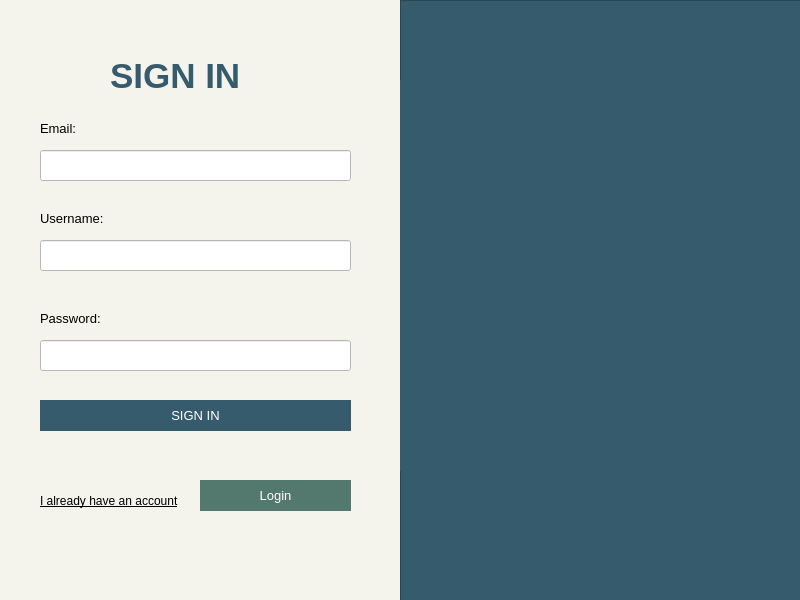
<?xml version="1.0" encoding="UTF-8"?>
<ui version="4.0">
 <class>signUp</class>
 <widget class="QWidget" name="signUp">
  <property name="geometry">
   <rect>
    <x>0</x>
    <y>0</y>
    <width>800</width>
    <height>600</height>
   </rect>
  </property>
  <property name="windowTitle">
   <string>EconoMystique</string>
  </property>
  <property name="windowIcon">
   <iconset>
    <normaloff>img/econologo.png</normaloff>img/econologo.png</iconset>
  </property>
  <property name="styleSheet">
   <string notr="true">background-color: #f4f4ec;
color: black;</string>
  </property>
  <widget class="QLineEdit" name="usernameLine">
   <property name="geometry">
    <rect>
     <x>40</x>
     <y>240</y>
     <width>311</width>
     <height>31</height>
    </rect>
   </property>
   <property name="font">
    <font>
     <pointsize>10</pointsize>
    </font>
   </property>
   <property name="autoFillBackground">
    <bool>false</bool>
   </property>
   <property name="styleSheet">
    <string notr="true">color: black;
background-color: white;</string>
   </property>
   <property name="text">
    <string/>
   </property>
  </widget>
  <widget class="QLineEdit" name="passwordLine">
   <property name="geometry">
    <rect>
     <x>40</x>
     <y>340</y>
     <width>311</width>
     <height>31</height>
    </rect>
   </property>
   <property name="font">
    <font>
     <pointsize>10</pointsize>
    </font>
   </property>
   <property name="styleSheet">
    <string notr="true">color: black;
background-color: white;</string>
   </property>
   <property name="text">
    <string/>
   </property>
   <property name="echoMode">
    <enum>QLineEdit::Password</enum>
   </property>
  </widget>
  <widget class="QPushButton" name="pushButton">
   <property name="geometry">
    <rect>
     <x>40</x>
     <y>400</y>
     <width>311</width>
     <height>31</height>
    </rect>
   </property>
   <property name="palette">
    <palette>
     <active>
      <colorrole role="WindowText">
       <brush brushstyle="SolidPattern">
        <color alpha="255">
         <red>255</red>
         <green>255</green>
         <blue>255</blue>
        </color>
       </brush>
      </colorrole>
      <colorrole role="Button">
       <brush brushstyle="SolidPattern">
        <color alpha="255">
         <red>54</red>
         <green>91</green>
         <blue>109</blue>
        </color>
       </brush>
      </colorrole>
      <colorrole role="Text">
       <brush brushstyle="SolidPattern">
        <color alpha="255">
         <red>255</red>
         <green>255</green>
         <blue>255</blue>
        </color>
       </brush>
      </colorrole>
      <colorrole role="ButtonText">
       <brush brushstyle="SolidPattern">
        <color alpha="255">
         <red>255</red>
         <green>255</green>
         <blue>255</blue>
        </color>
       </brush>
      </colorrole>
      <colorrole role="Base">
       <brush brushstyle="SolidPattern">
        <color alpha="255">
         <red>54</red>
         <green>91</green>
         <blue>109</blue>
        </color>
       </brush>
      </colorrole>
      <colorrole role="Window">
       <brush brushstyle="SolidPattern">
        <color alpha="255">
         <red>54</red>
         <green>91</green>
         <blue>109</blue>
        </color>
       </brush>
      </colorrole>
     </active>
     <inactive>
      <colorrole role="WindowText">
       <brush brushstyle="SolidPattern">
        <color alpha="255">
         <red>255</red>
         <green>255</green>
         <blue>255</blue>
        </color>
       </brush>
      </colorrole>
      <colorrole role="Button">
       <brush brushstyle="SolidPattern">
        <color alpha="255">
         <red>54</red>
         <green>91</green>
         <blue>109</blue>
        </color>
       </brush>
      </colorrole>
      <colorrole role="Text">
       <brush brushstyle="SolidPattern">
        <color alpha="255">
         <red>255</red>
         <green>255</green>
         <blue>255</blue>
        </color>
       </brush>
      </colorrole>
      <colorrole role="ButtonText">
       <brush brushstyle="SolidPattern">
        <color alpha="255">
         <red>255</red>
         <green>255</green>
         <blue>255</blue>
        </color>
       </brush>
      </colorrole>
      <colorrole role="Base">
       <brush brushstyle="SolidPattern">
        <color alpha="255">
         <red>54</red>
         <green>91</green>
         <blue>109</blue>
        </color>
       </brush>
      </colorrole>
      <colorrole role="Window">
       <brush brushstyle="SolidPattern">
        <color alpha="255">
         <red>54</red>
         <green>91</green>
         <blue>109</blue>
        </color>
       </brush>
      </colorrole>
     </inactive>
     <disabled>
      <colorrole role="WindowText">
       <brush brushstyle="SolidPattern">
        <color alpha="255">
         <red>255</red>
         <green>255</green>
         <blue>255</blue>
        </color>
       </brush>
      </colorrole>
      <colorrole role="Button">
       <brush brushstyle="SolidPattern">
        <color alpha="255">
         <red>54</red>
         <green>91</green>
         <blue>109</blue>
        </color>
       </brush>
      </colorrole>
      <colorrole role="Text">
       <brush brushstyle="SolidPattern">
        <color alpha="255">
         <red>255</red>
         <green>255</green>
         <blue>255</blue>
        </color>
       </brush>
      </colorrole>
      <colorrole role="ButtonText">
       <brush brushstyle="SolidPattern">
        <color alpha="255">
         <red>255</red>
         <green>255</green>
         <blue>255</blue>
        </color>
       </brush>
      </colorrole>
      <colorrole role="Base">
       <brush brushstyle="SolidPattern">
        <color alpha="255">
         <red>54</red>
         <green>91</green>
         <blue>109</blue>
        </color>
       </brush>
      </colorrole>
      <colorrole role="Window">
       <brush brushstyle="SolidPattern">
        <color alpha="255">
         <red>54</red>
         <green>91</green>
         <blue>109</blue>
        </color>
       </brush>
      </colorrole>
     </disabled>
    </palette>
   </property>
   <property name="font">
    <font>
     <pointsize>10</pointsize>
    </font>
   </property>
   <property name="cursor">
    <cursorShape>PointingHandCursor</cursorShape>
   </property>
   <property name="styleSheet">
    <string notr="true">QPushButton {
    background-color: #365b6d;
    color: white;
    border: 2px solid #365b6d;
    border-radius: 50px;
    padding: 5px;
}
QPushButton:hover {
    background-color: #289dd2;
	border: 2px solid #289dd2;
}
QPushButton:pressed {
    border-style: inset;
    background-color: #365b6d;
}
</string>
   </property>
   <property name="text">
    <string>SIGN IN</string>
   </property>
  </widget>
  <widget class="QLabel" name="usernameLabel">
   <property name="geometry">
    <rect>
     <x>40</x>
     <y>210</y>
     <width>91</width>
     <height>16</height>
    </rect>
   </property>
   <property name="font">
    <font>
     <pointsize>10</pointsize>
    </font>
   </property>
   <property name="text">
    <string>Username:</string>
   </property>
  </widget>
  <widget class="QPushButton" name="loginButton">
   <property name="geometry">
    <rect>
     <x>200</x>
     <y>480</y>
     <width>151</width>
     <height>31</height>
    </rect>
   </property>
   <property name="font">
    <font>
     <pointsize>10</pointsize>
    </font>
   </property>
   <property name="styleSheet">
    <string notr="true">QPushButton {
    background-color: #53786d;
    color: white;
    border: 2px solid #53786d;
    border-radius: 50px;
    padding: 5px;
}
QPushButton:hover {
    background-color: #289dd2;
	border: 2px solid #289dd2;
}
QPushButton:pressed {
    border-style: inset;
    background-color: #53786d;
}
</string>
   </property>
   <property name="text">
    <string>Login</string>
   </property>
  </widget>
  <widget class="QLabel" name="loginLabel">
   <property name="geometry">
    <rect>
     <x>110</x>
     <y>50</y>
     <width>191</width>
     <height>51</height>
    </rect>
   </property>
   <property name="font">
    <font>
     <family>MS Shell Dlg 2</family>
     <pointsize>26</pointsize>
     <weight>75</weight>
     <bold>true</bold>
    </font>
   </property>
   <property name="styleSheet">
    <string notr="true">color: #365b6d;</string>
   </property>
   <property name="text">
    <string>SIGN IN</string>
   </property>
  </widget>
  <widget class="QFrame" name="frame">
   <property name="geometry">
    <rect>
     <x>400</x>
     <y>0</y>
     <width>401</width>
     <height>601</height>
    </rect>
   </property>
   <property name="styleSheet">
    <string notr="true">background: #365b6d;</string>
   </property>
   <property name="frameShape">
    <enum>QFrame::StyledPanel</enum>
   </property>
   <property name="frameShadow">
    <enum>QFrame::Raised</enum>
   </property>
   <widget class="QLabel" name="label">
    <property name="geometry">
     <rect>
      <x>-50</x>
      <y>80</y>
      <width>491</width>
      <height>391</height>
     </rect>
    </property>
    <property name="text">
     <string/>
    </property>
    <property name="pixmap">
     <pixmap>img/econologo.png</pixmap>
    </property>
   </widget>
  </widget>
  <widget class="QLineEdit" name="emailLine">
   <property name="geometry">
    <rect>
     <x>40</x>
     <y>150</y>
     <width>311</width>
     <height>31</height>
    </rect>
   </property>
   <property name="font">
    <font>
     <pointsize>10</pointsize>
    </font>
   </property>
   <property name="autoFillBackground">
    <bool>false</bool>
   </property>
   <property name="styleSheet">
    <string notr="true">color: black;
background-color: white;</string>
   </property>
   <property name="text">
    <string/>
   </property>
  </widget>
  <widget class="QLabel" name="passwordLabel">
   <property name="geometry">
    <rect>
     <x>40</x>
     <y>310</y>
     <width>81</width>
     <height>16</height>
    </rect>
   </property>
   <property name="font">
    <font>
     <pointsize>10</pointsize>
    </font>
   </property>
   <property name="text">
    <string>Password:</string>
   </property>
  </widget>
  <widget class="QLabel" name="label_2">
   <property name="geometry">
    <rect>
     <x>40</x>
     <y>490</y>
     <width>151</width>
     <height>21</height>
    </rect>
   </property>
   <property name="font">
    <font>
     <underline>true</underline>
    </font>
   </property>
   <property name="text">
    <string>I already have an account</string>
   </property>
  </widget>
  <widget class="QLabel" name="usernameLabel_2">
   <property name="geometry">
    <rect>
     <x>40</x>
     <y>120</y>
     <width>91</width>
     <height>16</height>
    </rect>
   </property>
   <property name="font">
    <font>
     <pointsize>10</pointsize>
    </font>
   </property>
   <property name="text">
    <string>Email:</string>
   </property>
  </widget>
 </widget>
 <resources/>
 <connections/>
</ui>
